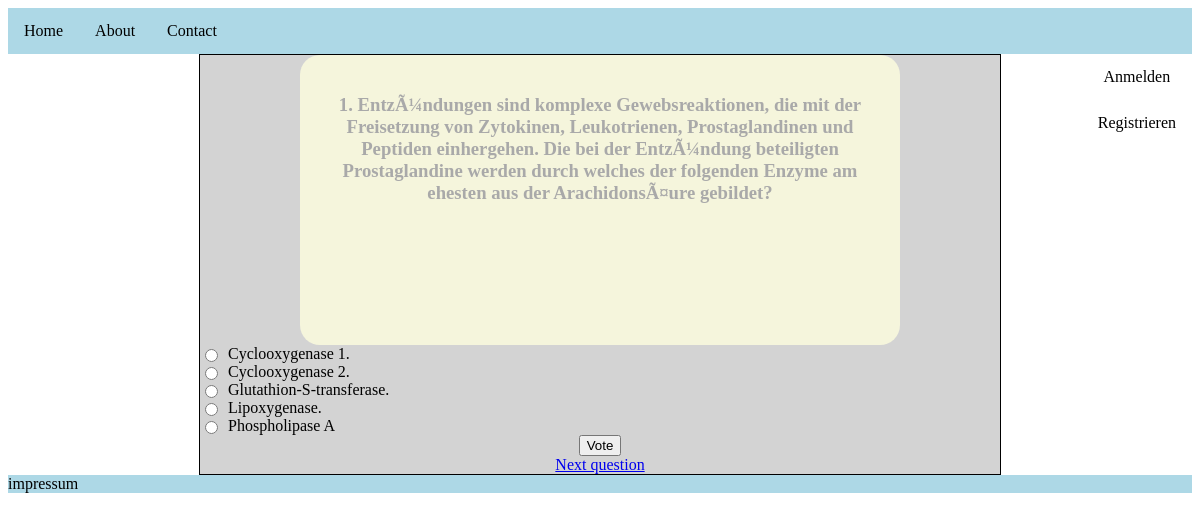
Page /quiz/question/1/ on the committed database.
### quiz/models.py (models this page shows, shortened)
class Question(models.Model):
    question_text = models.CharField(max_length=200)

class Antworten(models.Model):
    question = models.ForeignKey(Question, on_delete=models.CASCADE)
    choice_1 = models.CharField(max_length=200)
    votes_1 = models.IntegerField(default=0)
    choice_2 = models.CharField(max_length=200)
    votes_2 = models.IntegerField(default=0)
    choice_3 = models.CharField(max_length=200)
    votes_3 = models.IntegerField(default=0)
    choice_4 = models.CharField(max_length=200)
    votes_4 = models.IntegerField(default=0)
    choice_5 = models.CharField(max_length=200)
    votes_5 = models.IntegerField(default=0)
    correct_answer_number = models.IntegerField(default=0)

### quiz/views.py (the view, shortened to what this page needs)
# urls.py: path('question/<int:question_id>/', views.question_view, name='question_view'),
def question_view(request, question_id):
    question = Question.objects.get(id=question_id)
    answers = Antworten.objects.get(question=question)
    next_question = Question.objects.filter(id__gt=question_id).first()
    prev_question = Question.objects.filter(id__lt=question_id).last()
    next_question_id = next_question.id if next_question else None
    prev_question_id = prev_question.id if prev_question else None
    context = {'question': question, 'answers': answers, 'next_question_id': next_question_id,
               'prev_question_id': prev_question_id}
    return render(request, 'quiz/quiz.html', context)

### templates/quiz/quiz.html (shortened to what this page needs)
{% extends "base.html" %}
{% block content %}
<div style="width: 70%; margin: 0 auto; padding: 20px; background-color: beige; color: darkgray; border-radius: 20px; min-height: 250px;">    <h3 class="text-center">{{ question.question_text }}</h3>
</div>
    <form method="post">
<ul style="list-style-type: none; padding: 0; margin: 0;">
    <li style="display: flex; align-items: center;">
        <input type="radio" name="choice" value="1" id="choice1" style="margin-right: 10px;">
        <label for="choice1">{{ answers.choice_1 }}</label>
    </li>
    <li style="display: flex; align-items: center;">
        <input type="radio" name="choice" value="2" id="choice2" style="margin-right: 10px;">
        <label for="choice2">{{ answers.choice_2 }}</label>
    </li>
    <li style="display: flex; align-items: center;">
        <input type="radio" name="choice" value="3" id="choice3" style="margin-right: 10px;">
        <label for="choice3">{{ answers.choice_3 }}</label>
    </li>
    <li style="display: flex; align-items: center;">
        <input type="radio" name="choice" value="4" id="choice4" style="margin-right: 10px;">
        <label for="choice4">{{ answers.choice_4 }}</label>
    </li>
    <li style="display: flex; align-items: center;">
        <input type="radio" name="choice" value="5" id="choice5" style="margin-right: 10px;">
        <label for="choice5">{{ answers.choice_5 }}</label>
    </li>
</ul>
        <div class="form-group text-center">
            <input type="submit" value="Vote">
        </div>
    </form>
    <div class="nav-buttons text-center">
        {% if next_question_id %}
            <a href="{% url 'question_view' question_id=next_question_id %}" class="btn btn-secondary">Next question</a>
        {% endif %}
    </div>
{% endblock %}

### rows in the picture
Question: question_text "1. EntzÃ¼ndungen sind komplexe Gewebsreaktionen, die mit der Freisetzung von Zytokinen, Leukotrienen, Prostaglandinen und Peptiden einhergehen. Die bei der EntzÃ¼ndung beteiligten Prostaglandine werden durch welches der folgenden Enzyme am ehesten aus der ArachidonsÃ¤ure gebildet?"
Antworten: choice_1 "Cyclooxygenase 1.", choice_2 "Cyclooxygenase 2.", choice_3 "Glutathion-S-transferase.", choice_4 "Lipoxygenase.", choice_5 "Phospholipase A"
